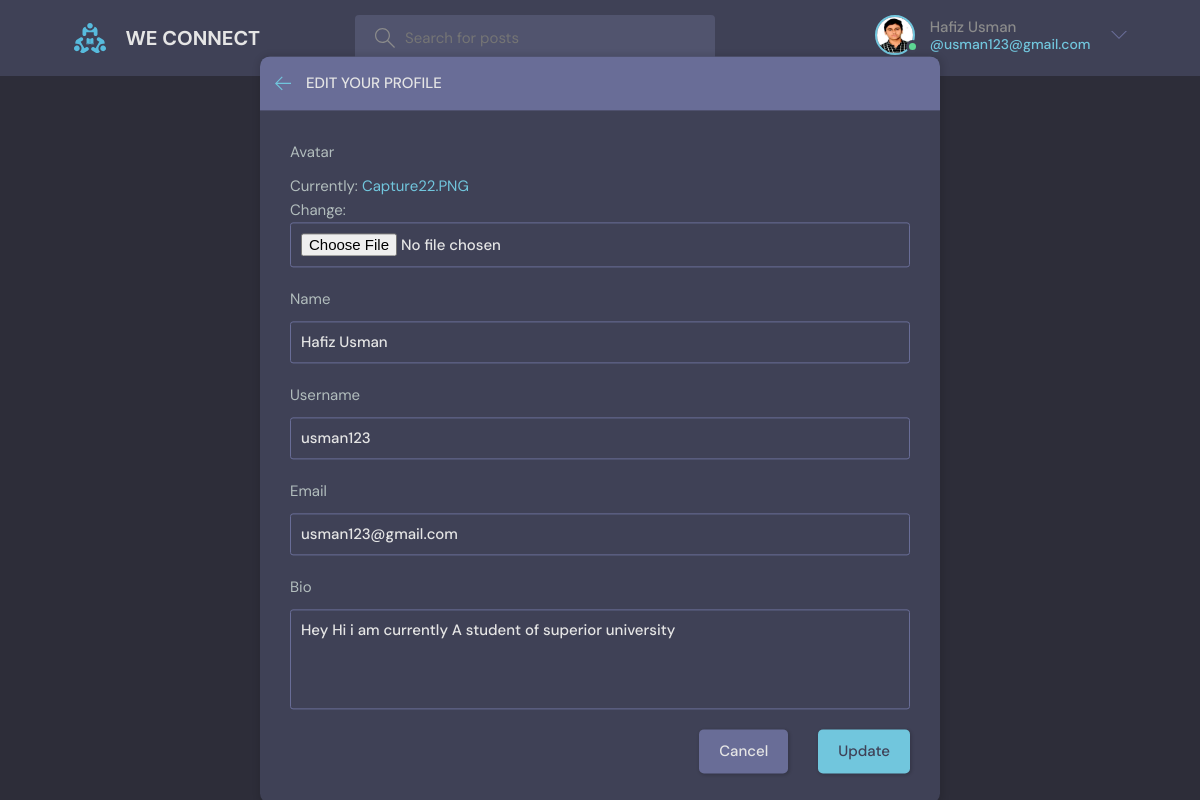
Page /update-user/ (signed in) on the committed database.
### chat/models.py (models this page shows)
class User(AbstractUser):
    name = models.CharField(max_length=200,null=True)
    email = models.EmailField(unique=True,null=True)
    bio = models.TextField(null=True)
    avatar = models.ImageField(null=True,default='avatar.svg')
    USERNAME_FIELD = 'email'
    REQUIRED_FIELDS = []

### chat/views.py (the view)
# urls.py: path('update-user/', views.update_user, name='update-user'),
@login_required(login_url='login')
def update_user(request):
    user = request.user
    form = Userform(instance=user)
    if request.method=="POST":
        form = Userform(request.POST,request.FILES,instance=user)
        if form.is_valid():
            form.save()
            return redirect('home')
    ctx = {'form':form}
    return render(request,'chat/update-user.html',ctx)

### chat/forms.py
class Userform(ModelForm):
    class Meta:
        model = User
        fields = ['avatar','name','username','email','bio']

### chat/templates/chat/update-user.html (shortened to what this page needs)
{% extends 'base.html' %}
{% block content %}
    <main class="update-account layout">
        <div class="container">
            <div class="layout__box">
                <div class="layout__boxHeader">
                    <div class="layout__boxTitle">
                        <a href="{% url 'home' %}">
                            <svg version="1.1" xmlns="http://www.w3.org/2000/svg" width="32" height="32"
                                viewBox="0 0 32 32">
                                <title>arrow-left</title>
                                <path
                                    d="M13.723 2.286l-13.723 13.714 13.719 13.714 1.616-1.611-10.96-10.96h27.625v-2.286h-27.625l10.965-10.965-1.616-1.607z">
                                </path>
                            </svg>
                        </a>
                        <h3>Edit your profile</h3>
                    </div>
                </div>
                <div class="layout__body">
                    <form class="form" action="" method="POST" enctype="multipart/form-data">
                        {% for field in form %}
                        <div class="form__group">
                            <label for="profile_pic">{{ field.label }}</label>
                            {{ field }}
                        </div>
                        {% endfor %}
                        <div class="form__action">
                            <a class="btn btn--dark" href="{{ request.META.HTTP_REFERER }}">Cancel</a>
                            <button class="btn btn--main" type="submit">Update</button>
                        </div>
                    </form>
                </div>
            </div>
        </div>
    </main>
{% endblock %}

### templates/base.html (shortened to what this page needs)
{% load static %}
<link rel="stylesheet" type="text/css" href="{% static 'styles/style.css' %}" >
<!DOCTYPE html>
<html lang="en">
  <head>
    {% load static %}
    <link rel="stylesheet" href="{%  static 'styles/style.css' %}" />
  </head>
  <body>
    <header class="header header--loggedIn">
      <div class="container">
        <a href="{% url 'home' %}" class="header__logo">
          <img src={% static 'images/logo.svg' %}/>
          <h1> WE CONNECT</h1>
        </a>
        <form method="GET" class="header__search" action="{% url 'home' %}">
          <label>
            <input name="q" placeholder="Search for posts"  />
          </label>
        </form>
        <nav class="header__menu">
            {% if not request.user.is_authenticated %}
          <a href="{% url 'login' %}">
            <img src="{% static 'images/avatar.svg' %}" />
            <p>LogIn</p>
          </a>
           {% else %}
         <div class="header__user">
            <a href="{% url 'user-profile' request.user.id %}">
              <div class="avatar avatar--medium active">
                <img src="{{ request.user.avatar.url}}" />
              </div>
              <p>{{ request.user.name }} <span>@{{ request.user }}</span></p>
            </a>
            <button class="dropdown-button">
              <svg version="1.1" xmlns="http://www.w3.org/2000/svg" width="32" height="32" viewBox="0 0 32 32">
                <title>chevron-down</title>
                <path d="M16 21l-13-13h-3l16 16 16-16h-3l-13 13z"></path>
              </svg>
            </button>
          </div>
            {% endif %}
        </nav>
      </div>
    </header>
  {% block content %}
  {% endblock %}
</body>
</html>

### rows in the picture
User: user.avatar (picture), user.name "Hafiz Usman", user "usman123@gmail.com", form "Hafiz Usman" "usman123" "usman123@gmail.com" "Hey Hi i am currently A student of superior university"

### other values in the picture
{{ field.label }} "Avatar" "Name" "Username" "Email" "Bio"
